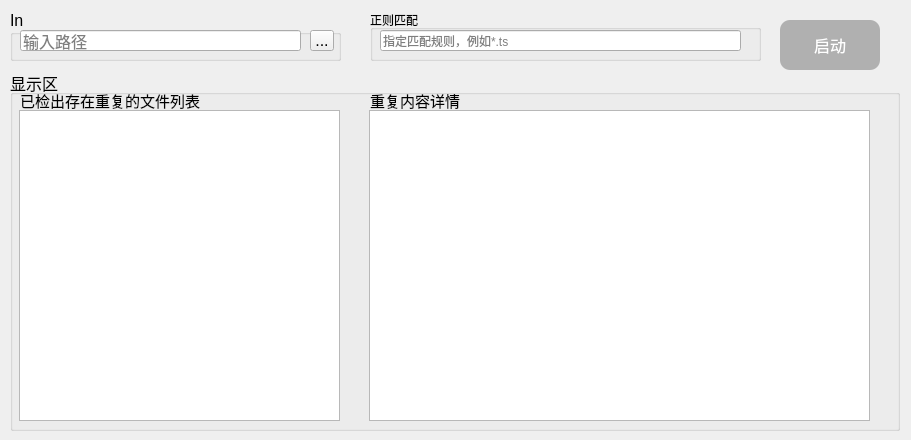
<?xml version="1.0" encoding="UTF-8"?>
<ui version="4.0">
 <class>DetectDuplicateFilesWidget</class>
 <widget class="QWidget" name="DetectDuplicateFilesWidget">
  <property name="geometry">
   <rect>
    <x>0</x>
    <y>0</y>
    <width>911</width>
    <height>440</height>
   </rect>
  </property>
  <property name="windowTitle">
   <string>Form</string>
  </property>
  <widget class="QPushButton" name="pushButton_build">
   <property name="geometry">
    <rect>
     <x>780</x>
     <y>20</y>
     <width>100</width>
     <height>50</height>
    </rect>
   </property>
   <property name="font">
    <font>
     <pointsize>12</pointsize>
    </font>
   </property>
   <property name="styleSheet">
    <string notr="true">QPushButton {
    background-color: #B0B0B0;  /* 浅灰色 */
    color: white;               /* 白色文本 */
    border-radius: 10px;        /* 圆角边框 */
    padding: 5px 15px;          /* 内边距 */
}

QPushButton:hover {
    background-color: #A0A0A0;  /* 鼠标悬停时的颜色 */
}

QPushButton:pressed {
    background-color: #909090;  /* 按下时的颜色 */
}
</string>
   </property>
   <property name="text">
    <string>启动</string>
   </property>
  </widget>
  <widget class="QGroupBox" name="groupBox">
   <property name="geometry">
    <rect>
     <x>10</x>
     <y>70</y>
     <width>890</width>
     <height>361</height>
    </rect>
   </property>
   <property name="font">
    <font>
     <pointsize>12</pointsize>
    </font>
   </property>
   <property name="title">
    <string>显示区</string>
   </property>
   <widget class="QListWidget" name="listWidget_processed">
    <property name="geometry">
     <rect>
      <x>359</x>
      <y>40</y>
      <width>501</width>
      <height>311</height>
     </rect>
    </property>
   </widget>
   <widget class="QListWidget" name="listWidget_pending">
    <property name="geometry">
     <rect>
      <x>9</x>
      <y>40</y>
      <width>321</width>
      <height>311</height>
     </rect>
    </property>
    <property name="acceptDrops">
     <bool>true</bool>
    </property>
    <property name="dragEnabled">
     <bool>true</bool>
    </property>
    <property name="dragDropOverwriteMode">
     <bool>true</bool>
    </property>
    <property name="selectionMode">
     <enum>QAbstractItemView::SelectionMode::MultiSelection</enum>
    </property>
   </widget>
   <widget class="QLabel" name="label_2">
    <property name="geometry">
     <rect>
      <x>10</x>
      <y>20</y>
      <width>241</width>
      <height>20</height>
     </rect>
    </property>
    <property name="font">
     <font>
      <family>微软雅黑</family>
      <pointsize>11</pointsize>
     </font>
    </property>
    <property name="text">
     <string>已检出存在重复的文件列表</string>
    </property>
    <property name="wordWrap">
     <bool>true</bool>
    </property>
   </widget>
   <widget class="QLabel" name="label_4">
    <property name="geometry">
     <rect>
      <x>360</x>
      <y>20</y>
      <width>151</width>
      <height>20</height>
     </rect>
    </property>
    <property name="font">
     <font>
      <family>微软雅黑</family>
      <pointsize>11</pointsize>
     </font>
    </property>
    <property name="text">
     <string>重复内容详情</string>
    </property>
    <property name="wordWrap">
     <bool>true</bool>
    </property>
   </widget>
  </widget>
  <widget class="QGroupBox" name="groupBox_2">
   <property name="geometry">
    <rect>
     <x>10</x>
     <y>10</y>
     <width>331</width>
     <height>51</height>
    </rect>
   </property>
   <property name="font">
    <font>
     <pointsize>12</pointsize>
    </font>
   </property>
   <property name="toolTip">
    <string>&lt;html&gt;&lt;head/&gt;&lt;body&gt;&lt;p&gt;在此输入待检测重复内容的文件路径&lt;/p&gt;&lt;/body&gt;&lt;/html&gt;</string>
   </property>
   <property name="statusTip">
    <string>&lt;html&gt;&lt;head/&gt;&lt;body&gt;&lt;p&gt;在此输入待检测重复内容的文件路径&lt;/p&gt;&lt;/body&gt;&lt;/html&gt;</string>
   </property>
   <property name="whatsThis">
    <string/>
   </property>
   <property name="title">
    <string>In</string>
   </property>
   <widget class="QLineEdit" name="lineEdit_inPath">
    <property name="geometry">
     <rect>
      <x>10</x>
      <y>20</y>
      <width>281</width>
      <height>21</height>
     </rect>
    </property>
    <property name="placeholderText">
     <string>输入路径</string>
    </property>
   </widget>
   <widget class="QToolButton" name="toolButton_inPath">
    <property name="geometry">
     <rect>
      <x>300</x>
      <y>20</y>
      <width>24</width>
      <height>21</height>
     </rect>
    </property>
    <property name="text">
     <string>...</string>
    </property>
   </widget>
  </widget>
  <widget class="QGroupBox" name="groupBox_3">
   <property name="geometry">
    <rect>
     <x>370</x>
     <y>10</y>
     <width>391</width>
     <height>51</height>
    </rect>
   </property>
   <property name="title">
    <string>正则匹配</string>
   </property>
   <widget class="QLineEdit" name="lineEdit_match">
    <property name="geometry">
     <rect>
      <x>10</x>
      <y>20</y>
      <width>361</width>
      <height>21</height>
     </rect>
    </property>
    <property name="placeholderText">
     <string>指定匹配规则，例如*.ts</string>
    </property>
   </widget>
  </widget>
 </widget>
 <resources/>
 <connections/>
</ui>
